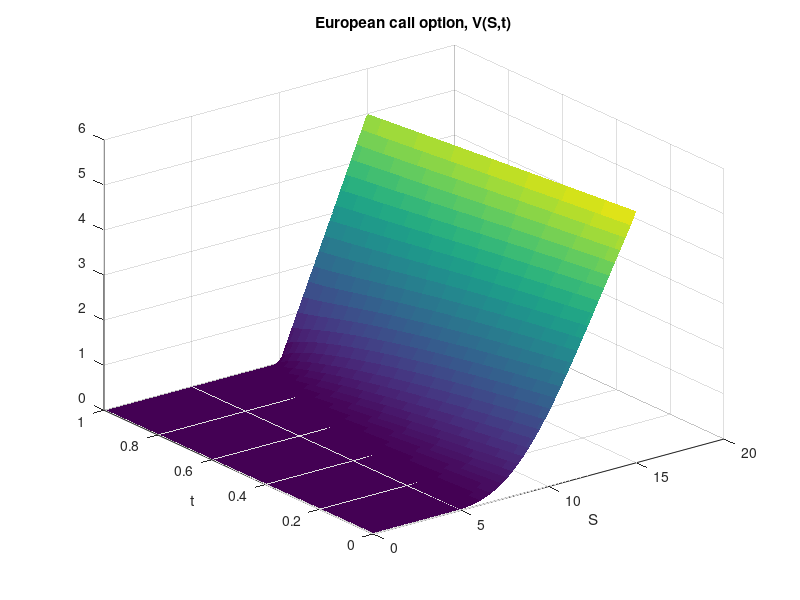

Reproduce this figure in MATLAB.
clear all;
r = 0.06;
sigma = 0.3;
K = 10; 
a = 0;
S_star = 15;
T = 1;
NS = 50;
Nt = 10000;
hS = (S_star-a)/NS;
ht = T/Nt;


lS = linspace(a,S_star,NS);
lt = linspace(0,T,Nt);
grid = meshgrid(lS,lt);


u0 = @(S)(max(S-10,0));
ua = 0;
ub = @(t)(15 - 10*exp(-r*t));


grid(1,:) = u0(lS);
grid(:,1) = ua;
grid(:,end) = ub(lt);

lambda = ht/hS^2;

i = 1:NS-2;

a = -(sigma^2)/4 * ht * i.^2 + r*ht/4*i;
b = 1 +(sigma^2)/2 * ht * i.^2 + r*ht/2;
c = -(sigma^2)/4 * ht * i.^2 - r*ht/4*i;
d = 1 -(sigma^2)/2 * ht * i.^2 - r*ht/2;


A = zeros(NS-2);
A(1:NS-1:end) = b;
A(2:NS-1:end-1) = a(2:end);
A(NS-1:NS-1:end) = c(1:end-1);



B = zeros(NS-2);
B(1:NS-1:end) = d;
B(2:NS-1:end-1) = -c(1:end-1);
B(NS-1:NS-1:end) = -a(2:end);
first_col = zeros(1,NS-2);
last_col = zeros(1,NS-2);
first_col(1) = -a(1);
last_col(end) = -c(end);

B = [first_col' B last_col'];

for j=1:Nt-1
    vector = grid(j, :)';
    add = zeros(1,NS-2)';
    add(1) = -a(1)* grid(j+1,1);
    add(end) = -c(end)*grid(j+1, end);
    u_solution = A \(B * vector + add);
    grid(j+1, 2:end-1) = u_solution;
end

lT = 1+zeros(1,Nt);
figure(1)
surf(lS,lT-lt,grid, 'LineStyle','none', 'FaceColor','flat')
xlabel('S')
ylabel('t')
title('European call option, V(S,t)')
